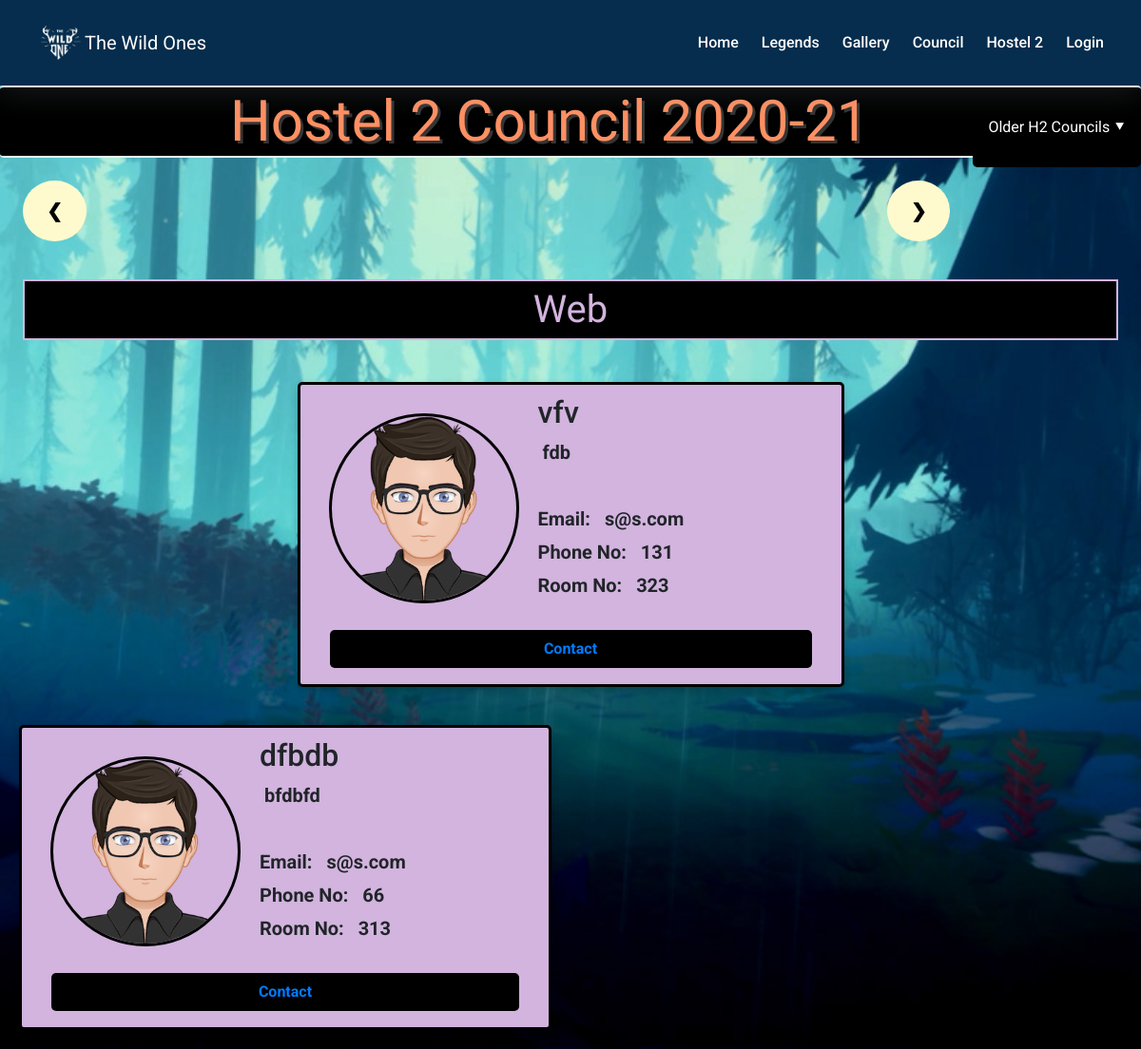
The app's page /contactus/ with its own data.
### hostel2/models.py (models this page shows, shortened)
class Council_Category(models.Model):
    category = models.CharField(max_length=150,primary_key=True)
    headingstyle = models.CharField(max_length=150,default='adminstyle')

class Council(models.Model):
    category = models.ForeignKey(Council_Category,on_delete=models.CASCADE)
    name = models.CharField(max_length=150)
    post = models.CharField(max_length=150)
    roomno = models.CharField(max_length=150,blank=True, default='')
    contactno = models.CharField(max_length=150,blank=True, default='')
    email = models.CharField(max_length=150)
    picture = models.ImageField(default = 'avatar7.png',upload_to='images/')
    councillor = models.BooleanField(default=False)
    left = models.BooleanField(default=True)
    manifestoExists = models.BooleanField(default=False)
    socialmedia = models.CharField(max_length=150,default='#')
    manifesto = models.FileField(upload_to='manifesto/',blank=True,null=True )
    style = models.CharField(max_length=150,default='card1')

### hostel2/views.py (the view)
# urls.py: path('contactus/', views.contactus , name="contactus"),
def contactus(request):
    all_council_categories = Council_Category.objects.all()
    all_council = Council.objects.all()
    context = { 'all_council_categories' : all_council_categories,'all_council' : all_council}
    return render(request, 'hostel2/contactus_test.html', context)

### hostel2/templates/hostel2/contactus_test.html (shortened to what this page needs)
{% extends "hostel2/base.html" %}
{% block head %}
{% load static %}
<link rel="stylesheet" href="{% static 'hostel2/style.css'%}">
<link rel="stylesheet" href="{% static 'hostel2/footer.css'%}">
{% endblock head %}
{% block body %}
<div class ="heading">
<h1>Hostel 2 Council 2020-21</h1>
<div class="dropdown2">
  <button class="dropbtn2">Older H2 Councils &#11206;</button>
</div>
</div>
<div class="arrow">
<span class="previous round" onclick="plusSlides(-1)">&#10094;</span>
<span class="next round" onclick="plusSlides(1)">&#10095;</span>
</div>
{% for council_category in all_council_categories %}
<div class="mySlides myfade">
  <h2 class = {{council_category.headingstyle}}>{{council_category.category}}</h2>
{% for council in all_council %}
  {% if council.category == council_category %}
  {% if council.councillor %}
      <div class="row">
        <div class="columnX">
        <div class={{council.style}}>
        <img src={{council.picture.url}}>
        <div class="container">
          <h2>{{ council.name }}</h2>
          <p class="title">&nbsp;{{council.post}}</p>
          <p style="font-size:20px; margin-bottom:5px;"><b>Email: &nbsp; {{council.email}}</b></p>
          <p style="font-size:20px; margin-bottom:5px;"><b>Phone No: &nbsp; {{council.contactno}}</b></p>
          <p style="font-size:20px; margin-bottom:5px;"><b>Room No: &nbsp; {{council.roomno}}</b></p>
          <div class="buttonbar">
            <button class="button"><a href="{{council.socialmedia}}"/> Contact </a></button>
          </div>
        </div>
    </div>
  </div>
</div>
  {% elif council.left %}
      <div class="row">
        <div class="column">
        <div class={{council.style}}>
        <img src={{council.picture.url}}>
        <div class="container">
          <h2>{{ council.name }}</h2>
          <p class="title">&nbsp;{{council.post}}</p>
          <p style="font-size:20px; margin-bottom:5px;"><b>Email: &nbsp; {{council.email}}</b></p>
          <p style="font-size:20px; margin-bottom:5px;"><b>Phone No: &nbsp; {{council.contactno}}</b></p>
          <p style="font-size:20px; margin-bottom:5px;"><b>Room No: &nbsp; {{council.roomno}}</b></p>
          <div class="buttonbar">
            <button class="button"><a href="{{council.socialmedia}}"/> Contact </a></button>
            {% if council.manifestoExists %}
            <button class="button">Manifesto</button>
            {% endif %}
          </div>
        </div>
    </div>
  </div>
  {% else %}
        <div class="column">
        <div class={{council.style}}>
        <img src={{council.picture.url}}>
        <div class="container">
          <h2>{{ council.name }}</h2>
          <p class="title">&nbsp;{{council.post}}</p>
          <p style="font-size:20px; margin-bottom:5px;"><b>Email: &nbsp; {{council.email}}</b></p>
          <p style="font-size:20px; margin-bottom:5px;"><b>Phone No: &nbsp; {{council.contactno}}</b></p>
          <p style="font-size:20px; margin-bottom:5px;"><b>Room No: &nbsp; {{council.roomno}}</b></p>
          <div class="buttonbar">
            <button class="button"><a href="{{council.socialmedia}}"/> Contact </a></button>
          </div>
        </div>
    </div>
  </div>
</div>
  {% endif %}
  {% endif %}
{% endfor %}
</div>
{% endfor %}
{%  endblock body %}

### hostel2/static/hostel2/navbar.css (style rules this page uses)
body { background-image: url('https://s3-us-west-2.amazonaws.com/s.cdpn.io/1462889/pat-back.svg'); background-position: center; background-repeat: repeat; background-size: 7%; background-color: #fff; overflow-x: hidden; transition: all 200ms linear; }
h1 { font-size: 48px; line-height: 1.2; font-weight: 700; color: #212112; text-align: center; }

### hostel2/static/hostel2/style.css (style rules this page uses)
body { background-image: url(Images/Among_trees_8.jpg); background-position: center; background-size: cover; background-attachment: fixed; }
html { font-family: "Lato", sans-serif; box-sizing: border-box; }
.heading h1 { text-align: center; text-shadow: 3px 3px #353535; font-family: 'Yeon Sung', cursive !important; font-weight: lighter; font-size: 5vw; color: #ff9063; padding-left: 1px; padding-right: 1px; display: inline-block; margin: 0 0 0 11%; }
p { margin-top: 0px; }
*, *:before, *:after { box-sizing: inherit; }
.columnX { margin:auto; width: 50%; padding: 20px 20px; }
.column { float: left; width: 50%; padding: 20px 20px; }
.card2 { box-shadow: 0 4px 8px 0 rgba(0, 0, 0, 0.2); border-radius: 5px; border: 3px solid black; padding: 10px; background-color: #D2B4DE ; }
.card2 img { height: 200px; width: 200px; float: left; border-radius: 500px; border: 3px solid black; margin: 20px; }
.container { padding: 0px 16px; }
.container::after, .row::after { content: ""; clear: both; display: table; }
.title { font-size: 20px; font-weight: bold; margin-top: 0px; margin-bottom: 40px; }
.buttonbar { display: flex; width: 100%; }
.button { font-family: Arial; font-weight: bolder; font-size: 1em; border: none; outline: 0; display: inline-block; padding: 8px; color: white; background-color: #000; text-align: center; cursor: pointer; width: 100%; margin-top: 7.5px; margin-left: 5px; margin-right: 5px; margin-bottom: 7.5px; border-radius: 5px; }
.mySlides { display: none }
.myfade { -webkit-animation-name: fade; -webkit-animation-duration: 1.5s; animation-name: fade; animation-duration: 1.5s; }
.arrow { border-radius: 200px; }
.previous { text-decoration: none; display: inline-block; padding: 17px 25px; font-weight: bolder; font-size: 20px; margin-top: 3vh; margin-bottom: 2vh; background-color: lemonchiffon; color: black; margin-left: 2vw; vertical-align: middle; }
.next { text-decoration: none; display: inline-block; padding: 17px 25px; font-weight: bolder; font-size: 20px; margin-top: 3vh; margin-bottom: 2vh; background-color: lemonchiffon; color: black; float: right; margin-right: 2vw; vertical-align: middle; }
.round { border-radius: 50%; }
.dropbtn2 { background-color: black; color: white; padding: 30px; padding-left: 16px; padding-right: 16px; font-size: 16px; border: none; cursor: pointer; border-radius: 5px; }
.dropdown2 { position: relative; float: right; }
.heading { background-color: black; border-top: 2px solid lightcyan; border-bottom: 2px solid lightcyan; border-radius: 4px; background-image: url(Pictures/icon2.png); background-position: 1vw -2vh; background-repeat: no-repeat; background-size: 7em; text-align: center; vertical-align: middle; }
.webstyle { font-size: 40px; font-family: 'Oswald' !important; font-weight: lighter; margin-bottom: 0px; margin-top: 0px; padding-top: 7.5px; text-align:center; padding:0px ; margin:2vw; color: #D2B4DE; background-color:black; border: 2px solid #D2B4DE; line-height: 1.5 !important; }

### hostel2/static/hostel2/footer.css (style rules this page uses)
* { font-family: Roboto; }

### records on screen
Council_Category: category "Web"
Council: picture (picture), name "vfv", post "fdb", email "s@s.com", contactno "131", roomno "323"
Council: picture (picture), name "dfbdb", post "bfdbfd", email "s@s.com", contactno "66", roomno "313"
